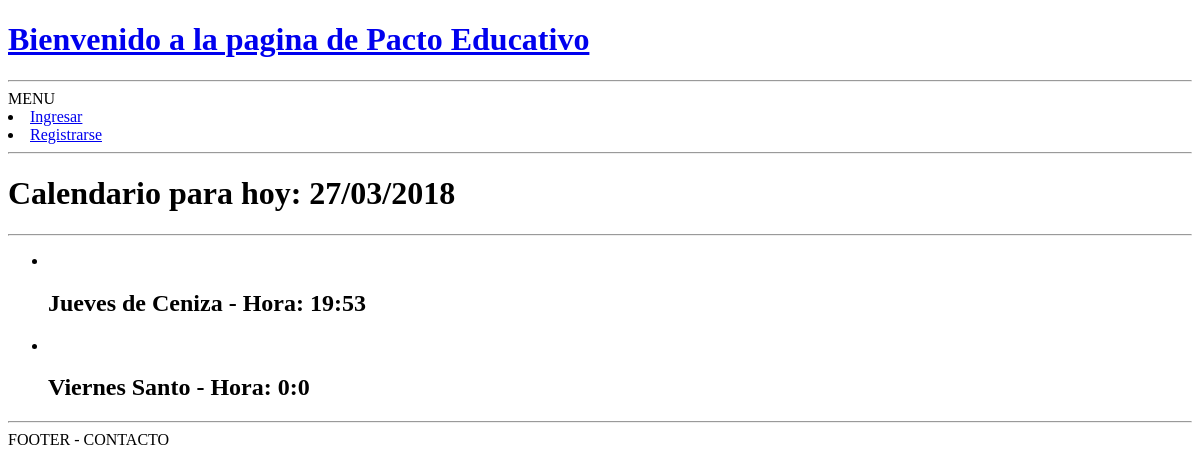
/calendario/, run on an earlier commit of the app's database.
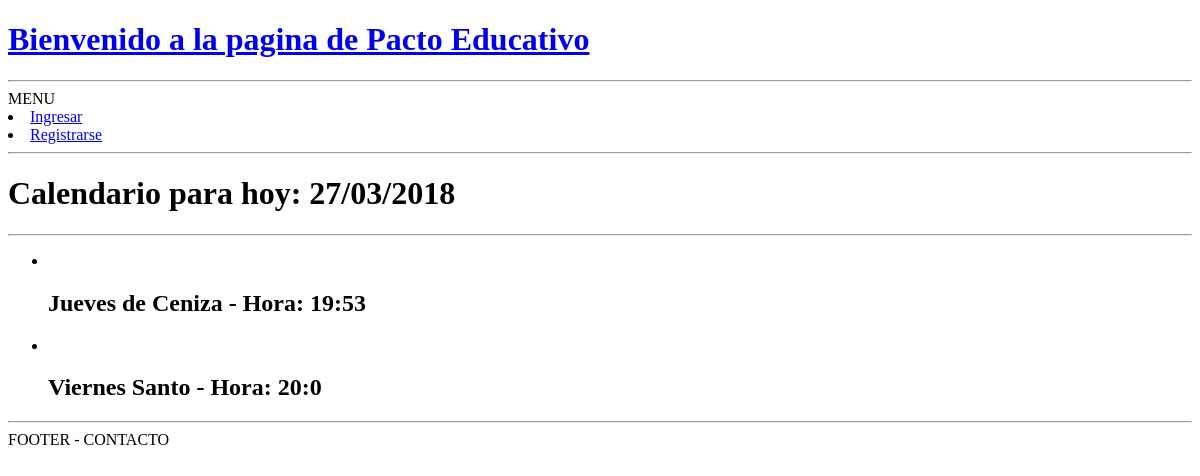
And on a later commit of the database.
### calendario/models.py (models this page shows, shortened)
class Evento(models.Model):
    nombre = models.CharField('Titulo', max_length=200)
    descripcion = models.TextField()
    fecha = models.DateTimeField('Fecha del Evento')
    usuario = models.ForeignKey(User, on_delete=models.CASCADE)
    pub_date = models.DateTimeField('Fecha de Publicacion', default=timezone.now, editable = False)

### calendario/views.py (the view)
# urls.py: url('', views.calendario, name='calendario'),
def calendario(request):
    eventos = Evento.objects.order_by('fecha')
    return render(request, 'calendario.html', { 'eventos': eventos, 'hoy' : datetime.now().strftime('%d/%m/%Y')})

### calendario/templates/calendario.html
{% extends 'base.html' %}
{% block content %}
    <h1>Calendario para hoy: {{ hoy }} </h1>
    <hr>
    <ul>
        {% for evento in eventos %}
        <li>
                <br><h2>{{ evento.nombre }} - Hora: {{ evento.fecha.hour }}:{{ evento.fecha.minute }} </h2>
        </li>
        {% endfor %}
    </ul>
{% endblock %}

What changed in the data, as far as the page shows it:
changed Evento "Viernes Santo": fecha.hour "0" → "20"
